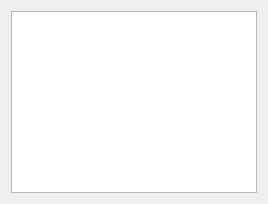
<?xml version="1.0" encoding="UTF-8"?>
<ui version="4.0">
 <class>Widget</class>
 <widget class="QWidget" name="Widget">
  <property name="geometry">
   <rect>
    <x>0</x>
    <y>0</y>
    <width>268</width>
    <height>204</height>
   </rect>
  </property>
  <property name="windowTitle">
   <string>Widget</string>
  </property>
  <layout class="QVBoxLayout" name="verticalLayout">
   <item>
    <widget class="QTextEdit" name="textEdit"/>
   </item>
  </layout>
 </widget>
 <resources/>
 <connections/>
</ui>
